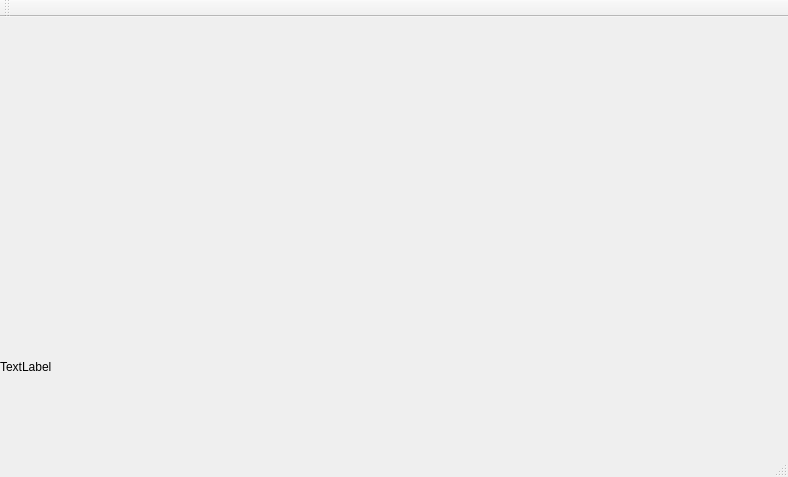
<?xml version="1.0" encoding="UTF-8"?>
<ui version="4.0">
 <class>MainWindow</class>
 <widget class="QMainWindow" name="MainWindow">
  <property name="geometry">
   <rect>
    <x>0</x>
    <y>0</y>
    <width>788</width>
    <height>477</height>
   </rect>
  </property>
  <property name="windowTitle">
   <string>MainWindow</string>
  </property>
  <widget class="QWidget" name="centralWidget">
   <widget class="QLabel" name="label">
    <property name="geometry">
     <rect>
      <x>0</x>
      <y>0</y>
      <width>700</width>
      <height>700</height>
     </rect>
    </property>
    <property name="text">
     <string>TextLabel</string>
    </property>
   </widget>
  </widget>
  <widget class="QMenuBar" name="menuBar">
   <property name="geometry">
    <rect>
     <x>0</x>
     <y>0</y>
     <width>788</width>
     <height>28</height>
    </rect>
   </property>
  </widget>
  <widget class="QToolBar" name="mainToolBar">
   <attribute name="toolBarArea">
    <enum>TopToolBarArea</enum>
   </attribute>
   <attribute name="toolBarBreak">
    <bool>false</bool>
   </attribute>
  </widget>
  <widget class="QStatusBar" name="statusBar"/>
 </widget>
 <layoutdefault spacing="6" margin="11"/>
 <resources/>
 <connections/>
</ui>
